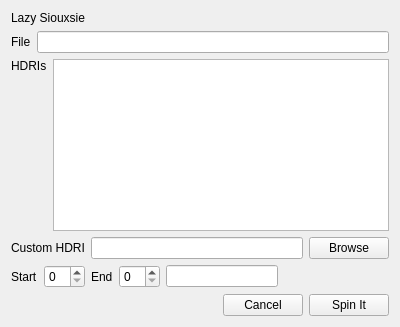
<?xml version="1.0" encoding="UTF-8"?>
<ui version="4.0">
 <class>lazySiouxsie</class>
 <widget class="QWidget" name="lazySiouxsie">
  <property name="geometry">
   <rect>
    <x>0</x>
    <y>0</y>
    <width>400</width>
    <height>327</height>
   </rect>
  </property>
  <property name="windowTitle">
   <string>Lazy Siouzsie</string>
  </property>
  <layout class="QVBoxLayout" name="verticalLayout">
   <item>
    <widget class="QLabel" name="title">
     <property name="text">
      <string>Lazy Siouxsie</string>
     </property>
    </widget>
   </item>
   <item>
    <layout class="QHBoxLayout" name="horizontalLayout_5">
     <item>
      <widget class="QLabel" name="file_label">
       <property name="text">
        <string>File</string>
       </property>
      </widget>
     </item>
     <item>
      <widget class="QLineEdit" name="file_path"/>
     </item>
    </layout>
   </item>
   <item>
    <layout class="QHBoxLayout" name="horizontalLayout">
     <item>
      <widget class="QLabel" name="hdri_label">
       <property name="text">
        <string>HDRIs</string>
       </property>
       <property name="alignment">
        <set>Qt::AlignLeading|Qt::AlignLeft|Qt::AlignTop</set>
       </property>
      </widget>
     </item>
     <item>
      <widget class="QListWidget" name="hdriList">
       <property name="alternatingRowColors">
        <bool>true</bool>
       </property>
       <property name="selectionMode">
        <enum>QAbstractItemView::MultiSelection</enum>
       </property>
       <property name="currentRow">
        <number>-1</number>
       </property>
      </widget>
     </item>
    </layout>
   </item>
   <item>
    <layout class="QHBoxLayout" name="horizontalLayout_3">
     <item>
      <widget class="QLabel" name="custom">
       <property name="text">
        <string>Custom HDRI</string>
       </property>
      </widget>
     </item>
     <item>
      <widget class="QLineEdit" name="custom_hdri"/>
     </item>
     <item>
      <widget class="QPushButton" name="browse_btn">
       <property name="text">
        <string>Browse</string>
       </property>
      </widget>
     </item>
    </layout>
   </item>
   <item>
    <layout class="QHBoxLayout" name="horizontalLayout_2">
     <item>
      <widget class="QLabel" name="startLabel">
       <property name="text">
        <string>Start</string>
       </property>
      </widget>
     </item>
     <item>
      <widget class="QSpinBox" name="startFrame"/>
     </item>
     <item>
      <widget class="QLabel" name="endLabel">
       <property name="text">
        <string>End</string>
       </property>
      </widget>
     </item>
     <item>
      <widget class="QSpinBox" name="endFrame"/>
     </item>
     <item>
      <widget class="QLineEdit" name="total_frames"/>
     </item>
     <item>
      <spacer name="horizontalSpacer_2">
       <property name="orientation">
        <enum>Qt::Horizontal</enum>
       </property>
       <property name="sizeHint" stdset="0">
        <size>
         <width>40</width>
         <height>20</height>
        </size>
       </property>
      </spacer>
     </item>
    </layout>
   </item>
   <item>
    <layout class="QHBoxLayout" name="horizontalLayout_4">
     <item>
      <spacer name="horizontalSpacer">
       <property name="orientation">
        <enum>Qt::Horizontal</enum>
       </property>
       <property name="sizeHint" stdset="0">
        <size>
         <width>40</width>
         <height>20</height>
        </size>
       </property>
      </spacer>
     </item>
     <item>
      <widget class="QPushButton" name="cancel_btn">
       <property name="text">
        <string>Cancel</string>
       </property>
      </widget>
     </item>
     <item>
      <widget class="QPushButton" name="spin_btn">
       <property name="text">
        <string>Spin It</string>
       </property>
      </widget>
     </item>
    </layout>
   </item>
  </layout>
 </widget>
 <resources/>
 <connections/>
</ui>
